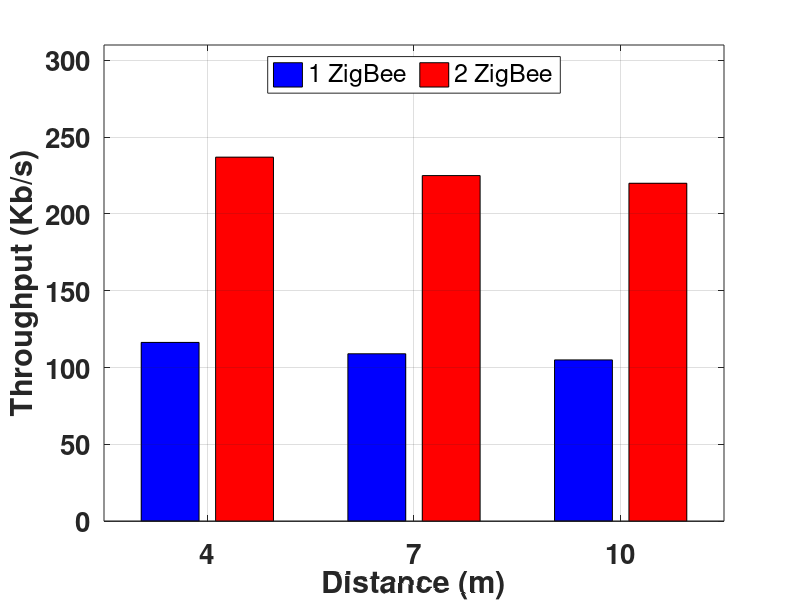

MATLAB code for this plot:
close all;
clear;
clc;

eva = [ 1    116.39        237 ;
        2    109    225 ;
        3    105    220]

fig = figure('Position',[0 250 400 260]); 
h = bar(eva(1:end,1)',eva(1:end,2:3));
set(h(1),'FaceColor','blue');
set(h(2),'FaceColor','red');

ylabel('Throughput (Kb/s)');
ylim([0 310]);
xlabel('Distance (m)');
% xticks([50 100 150 200]);
xticklabels({'4','7','10'});

legend('1 ZigBee','2 ZigBee', 'Location','north','Orientation', 'horizontal');
set(gca,'FontSize',20,'FontWeight', 'bold');
% set(gca, 'YScale', 'log');
grid on;
%     print -deps FDDutyCycle
saveas(gca, 'PhyLoSZig.eps','epsc');